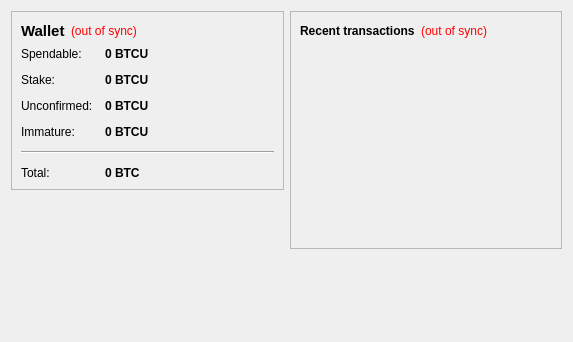
<?xml version="1.0" encoding="UTF-8"?>
<ui version="4.0">
 <class>OverviewPage</class>
 <widget class="QWidget" name="OverviewPage">
  <property name="geometry">
   <rect>
    <x>0</x>
    <y>0</y>
    <width>573</width>
    <height>342</height>
   </rect>
  </property>
  <property name="windowTitle">
   <string>Form</string>
  </property>
  <layout class="QHBoxLayout" name="horizontalLayout" stretch="1,1">
   <item>
    <layout class="QVBoxLayout" name="verticalLayout_2">
     <item>
      <widget class="QFrame" name="frame">
       <property name="frameShape">
        <enum>QFrame::StyledPanel</enum>
       </property>
       <property name="frameShadow">
        <enum>QFrame::Raised</enum>
       </property>
       <layout class="QVBoxLayout" name="verticalLayout_4">
        <item>
         <layout class="QHBoxLayout" name="horizontalLayout_4">
          <item>
           <widget class="QLabel" name="label_5">
            <property name="font">
             <font>
              <pointsize>11</pointsize>
              <weight>75</weight>
              <bold>true</bold>
             </font>
            </property>
            <property name="text">
             <string>Wallet</string>
            </property>
           </widget>
          </item>
          <item>
           <widget class="QLabel" name="labelWalletStatus">
            <property name="toolTip">
             <string>The displayed information may be out of date. Your wallet automatically synchronizes with the BitcoinUltimate network after a connection is established, but this process has not completed yet.</string>
            </property>
            <property name="styleSheet">
             <string notr="true">QLabel { color: red; }</string>
            </property>
            <property name="text">
             <string notr="true">(out of sync)</string>
            </property>
            <property name="alignment">
             <set>Qt::AlignLeading|Qt::AlignLeft|Qt::AlignVCenter</set>
            </property>
           </widget>
          </item>
          <item>
           <spacer name="horizontalSpacer_2">
            <property name="orientation">
             <enum>Qt::Horizontal</enum>
            </property>
            <property name="sizeHint" stdset="0">
             <size>
              <width>40</width>
              <height>20</height>
             </size>
            </property>
           </spacer>
          </item>
         </layout>
        </item>
        <item>
         <layout class="QFormLayout" name="formLayout_2">
          <property name="fieldGrowthPolicy">
           <enum>QFormLayout::AllNonFixedFieldsGrow</enum>
          </property>
          <property name="horizontalSpacing">
           <number>12</number>
          </property>
          <property name="verticalSpacing">
           <number>12</number>
          </property>
          <item row="0" column="0">
           <widget class="QLabel" name="label">
            <property name="text">
             <string>Spendable:</string>
            </property>
           </widget>
          </item>
          <item row="0" column="1">
           <widget class="QLabel" name="labelBalance">
            <property name="font">
             <font>
              <weight>75</weight>
              <bold>true</bold>
             </font>
            </property>
            <property name="cursor">
             <cursorShape>IBeamCursor</cursorShape>
            </property>
            <property name="toolTip">
             <string>Your current spendable balance</string>
            </property>
            <property name="text">
             <string notr="true">0 BTCU</string>
            </property>
            <property name="textInteractionFlags">
             <set>Qt::LinksAccessibleByMouse|Qt::TextSelectableByKeyboard|Qt::TextSelectableByMouse</set>
            </property>
           </widget>
          </item>
          <item row="1" column="0">
           <widget class="QLabel" name="label_6">
            <property name="text">
             <string>Stake:</string>
            </property>
           </widget>
          </item>
          <item row="1" column="1">
           <widget class="QLabel" name="labelStake">
            <property name="font">
             <font>
              <weight>75</weight>
              <bold>true</bold>
             </font>
            </property>
            <property name="cursor">
             <cursorShape>IBeamCursor</cursorShape>
            </property>
            <property name="toolTip">
             <string>Total of coins that was staked, and do not yet count toward the current balance</string>
            </property>
            <property name="text">
             <string notr="true">0 BTCU</string>
            </property>
            <property name="textInteractionFlags">
             <set>Qt::LinksAccessibleByMouse|Qt::TextSelectableByKeyboard|Qt::TextSelectableByMouse</set>
            </property>
           </widget>
          </item>
          <item row="2" column="0">
           <widget class="QLabel" name="label_3">
            <property name="text">
             <string>Unconfirmed:</string>
            </property>
           </widget>
          </item>
          <item row="2" column="1">
           <widget class="QLabel" name="labelUnconfirmed">
            <property name="font">
             <font>
              <weight>75</weight>
              <bold>true</bold>
             </font>
            </property>
            <property name="cursor">
             <cursorShape>IBeamCursor</cursorShape>
            </property>
            <property name="toolTip">
             <string>Total of transactions that have yet to be confirmed, and do not yet count toward the current balance</string>
            </property>
            <property name="text">
             <string notr="true">0 BTCU</string>
            </property>
            <property name="textInteractionFlags">
             <set>Qt::LinksAccessibleByMouse|Qt::TextSelectableByKeyboard|Qt::TextSelectableByMouse</set>
            </property>
           </widget>
          </item>
          <item row="3" column="0">
           <widget class="QLabel" name="labelImmatureText">
            <property name="text">
             <string>Immature:</string>
            </property>
           </widget>
          </item>
          <item row="3" column="1">
           <widget class="QLabel" name="labelImmature">
            <property name="font">
             <font>
              <weight>75</weight>
              <bold>true</bold>
             </font>
            </property>
            <property name="toolTip">
             <string>Mined balance that has not yet matured</string>
            </property>
            <property name="text">
             <string notr="true">0 BTCU</string>
            </property>
            <property name="textInteractionFlags">
             <set>Qt::LinksAccessibleByMouse|Qt::TextSelectableByKeyboard|Qt::TextSelectableByMouse</set>
            </property>
           </widget>
          </item>
          <item row="4" column="0" colspan="2">
           <widget class="Line" name="line">
            <property name="orientation">
             <enum>Qt::Horizontal</enum>
            </property>
           </widget>
          </item>
          <item row="5" column="0">
           <widget class="QLabel" name="labelTotalText">
            <property name="text">
             <string>Total:</string>
            </property>
           </widget>
          </item>
          <item row="5" column="1">
           <widget class="QLabel" name="labelTotal">
            <property name="font">
             <font>
              <weight>75</weight>
              <bold>true</bold>
             </font>
            </property>
            <property name="cursor">
             <cursorShape>IBeamCursor</cursorShape>
            </property>
            <property name="toolTip">
             <string>Your current total balance</string>
            </property>
            <property name="text">
             <string notr="true">0 BTC</string>
            </property>
            <property name="textInteractionFlags">
             <set>Qt::LinksAccessibleByMouse|Qt::TextSelectableByKeyboard|Qt::TextSelectableByMouse</set>
            </property>
           </widget>
          </item>
         </layout>
        </item>
       </layout>
      </widget>
     </item>
     <item>
      <spacer name="verticalSpacer">
       <property name="orientation">
        <enum>Qt::Vertical</enum>
       </property>
       <property name="sizeHint" stdset="0">
        <size>
         <width>20</width>
         <height>40</height>
        </size>
       </property>
      </spacer>
     </item>
    </layout>
   </item>
   <item>
    <layout class="QVBoxLayout" name="verticalLayout_3">
     <item>
      <widget class="QFrame" name="frame_2">
       <property name="frameShape">
        <enum>QFrame::StyledPanel</enum>
       </property>
       <property name="frameShadow">
        <enum>QFrame::Raised</enum>
       </property>
       <layout class="QVBoxLayout" name="verticalLayout">
        <item>
         <layout class="QHBoxLayout" name="horizontalLayout_2">
          <item>
           <widget class="QLabel" name="label_4">
            <property name="text">
             <string>&lt;b&gt;Recent transactions&lt;/b&gt;</string>
            </property>
           </widget>
          </item>
          <item>
           <widget class="QLabel" name="labelTransactionsStatus">
            <property name="toolTip">
             <string>The displayed information may be out of date. Your wallet automatically synchronizes with the BitcoinUltimate network after a connection is established, but this process has not completed yet.</string>
            </property>
            <property name="styleSheet">
             <string notr="true">QLabel { color: red; }</string>
            </property>
            <property name="text">
             <string notr="true">(out of sync)</string>
            </property>
            <property name="alignment">
             <set>Qt::AlignRight|Qt::AlignTrailing|Qt::AlignVCenter</set>
            </property>
           </widget>
          </item>
          <item>
           <spacer name="horizontalSpacer">
            <property name="orientation">
             <enum>Qt::Horizontal</enum>
            </property>
            <property name="sizeHint" stdset="0">
             <size>
              <width>40</width>
              <height>20</height>
             </size>
            </property>
           </spacer>
          </item>
         </layout>
        </item>
        <item>
         <widget class="QListView" name="listTransactions">
          <property name="styleSheet">
           <string notr="true">QListView { background: transparent; }</string>
          </property>
          <property name="frameShape">
           <enum>QFrame::NoFrame</enum>
          </property>
          <property name="verticalScrollBarPolicy">
           <enum>Qt::ScrollBarAlwaysOff</enum>
          </property>
          <property name="horizontalScrollBarPolicy">
           <enum>Qt::ScrollBarAlwaysOff</enum>
          </property>
          <property name="selectionMode">
           <enum>QAbstractItemView::NoSelection</enum>
          </property>
         </widget>
        </item>
       </layout>
      </widget>
     </item>
     <item>
      <spacer name="verticalSpacer_2">
       <property name="orientation">
        <enum>Qt::Vertical</enum>
       </property>
       <property name="sizeHint" stdset="0">
        <size>
         <width>20</width>
         <height>40</height>
        </size>
       </property>
      </spacer>
     </item>
    </layout>
   </item>
  </layout>
 </widget>
 <resources/>
 <connections/>
</ui>
